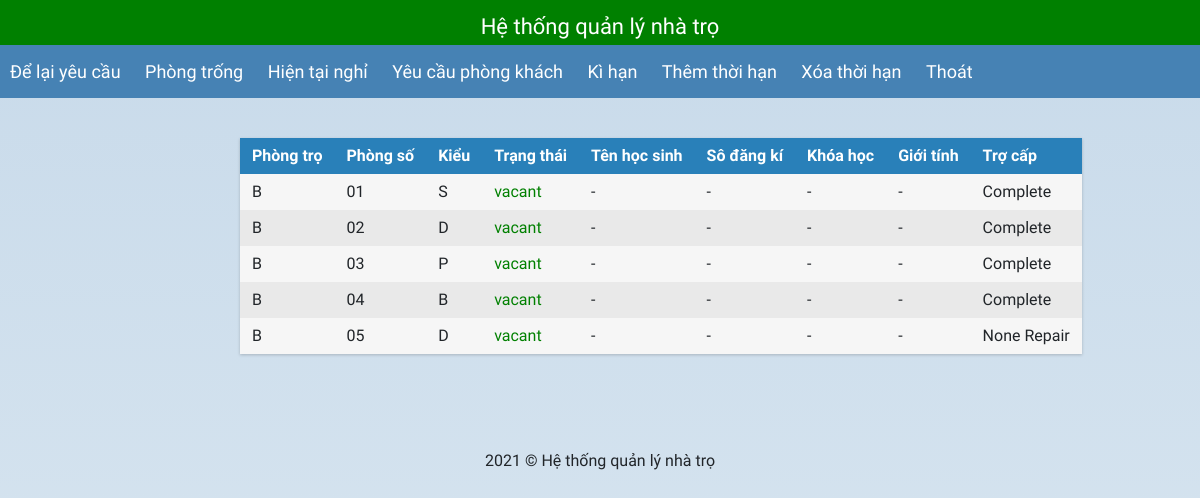
The page /warden_profile/ (signed in) on the database its author committed.
### selection/models.py (models this page shows, shortened)
class Room(models.Model):
    room_choice = [('S', 'Single Occupancy'), ('D', 'Double Occupancy'), ('P', 'Reserved for Research Scholars'),('B', 'Both Single and Double Occupancy')]
    no = models.CharField(max_length=5)
    name = models.CharField(max_length=10)
    room_type = models.CharField(choices=room_choice, max_length=1, default=None)
    vacant = models.BooleanField(default=False)
    hostel = models.ForeignKey('Hostel', on_delete=models.CASCADE)
    repair = models.CharField(max_length=100, blank=True)

class Hostel(models.Model):
    name = models.CharField(max_length=5)
    gender_choices = [('M', 'Male'), ('F', 'Female')]
    gender = models.CharField(
        choices=gender_choices,
        max_length=1,
        default=None,
        null=True)
    course = models.ManyToManyField('Course', default=None, blank=True)
    caretaker = models.CharField(max_length=100, blank=True)

### selection/views.py (the view)
# urls.py: path('warden_profile/', views.warden_profile, name='warden_profile'),
def warden_profile(request):
    user = request.user
    if user is not None:
        if not user.is_warden:
            return HttpResponse('Invalid Login')
        elif user.is_active:
            login(request, user)
            print('True')
            room_list = request.user.warden.hostel.room_set.all().order_by('no')
            context = {'rooms': room_list}
            return render(request, 'warden.html', context)
        else:
            return HttpResponse('Disabled account')
    else:
        return HttpResponse('Invalid Login')

### selection/templates/warden.html
{% extends 'base.html' %}
{% block content %}
    <div class="wrapper">
        <div class="table">
            <div class="row header">
                <div class="cell">
                    Phòng trọ
                </div>
                <div class="cell">
                    Phòng số
                </div>
                <div class="cell">
                    Kiểu
                </div>
                <div class="cell">
                    Trạng thái
                </div>
                <div class="cell">
                    Tên học sinh
                </div>
                <div class="cell">
                    Sô đăng kí
                </div>
                <div class="cell">
                    Khóa học
                </div>
                <div class="cell">
                    Giới tính
                </div>
                <div class="cell">
                    Trợ cấp
                </div>
            </div>
            {% for room in rooms %}
                <div class="row">
                    <div class="cell" data-title="Number">
                        {{ room.hostel.name }}
                    </div>
                    <div class="cell" data-title="Name">
                        {{ room.no }}
                    </div>
                    <div class="cell" data-title="Type">
                        {{ room.room_type }}
                    </div>
                    <div class="cell" style="{% if room.vacant %} color: green {% else %} color :blue {% endif %}" data-title="Status">
                        {% if room.vacant %} vacant {% else %} occupied {% endif %}
                    </div>
                    <div class="cell">
                        {% if room.vacant %}
                            -
                        {% else %}
                            {{ room.student.student_name }}
                        {% endif %}
                    </div>
                     <div class="cell">
                        {% if room.vacant %}
                            -
                        {% else %}
                            {{ room.student.enrollment_no }}
                        {% endif %}
                    </div>
                    <div class="cell">
                        {% if room.vacant %}
                            -
                        {% else %}
                            {{ room.student.course.code }}
                        {% endif %}
                    </div>
                    <div class="cell">
                        {% if room.vacant %}
                            -
                        {% else %}
                            {{ room.student.gender }}
                        {% endif %}
                    </div>
                    <div class="cell">
                        {% if room.repair %}
                             {{ room.repair }}
                        {% else %}
                            -
                        {% endif %}
                    </div>
                </div>
            {% endfor %}
        </div>
    </div>
{% endblock content %}
{% block more_links %}
    <a href="{% url 'leave_admin' %}">
        Để lại yêu cầu
    </a>
    <a href="{% url 'empty_rooms' %}">
        Phòng trống
    </a>
    <a href="{% url 'present_leaves' %}">
        Hiện tại nghỉ
    </a>
    <a href="{% url 'guest_requests' %}">
        Yêu cầu phòng khách
    </a>
    <a href="{% url 'warden_dues' %}">
        Kì hạn
    </a>
    <a href="{% url 'warden_add_due' %}">
        Thêm thời hạn
    </a>
    <a href="{% url 'warden_remove_due' %}">
        Xóa thời hạn
    </a>
    <a href="{% url 'logout' %}">
        Thoát
    </a>
{% endblock more_links %}

### selection/templates/base.html (shortened to what this page needs)
<html>
<head>
    <link rel="stylesheet" href="https://stackpath.bootstrapcdn.com/bootstrap/4.1.3/css/bootstrap.min.css">
       {% load static %}
    <link rel="stylesheet" type="text/css" href="{% static 'selection/style.css' %}">
</head>
<body>
<div class="nav">
    <div class="nav-header">
        <div class="nav-title">
            <a href="{% url 'register' %}">Hệ thống quản lý nhà trọ</a>
        </div>
    </div>
    <div class="nav-links">
        {% block more_links %}
        {% endblock more_links %}
    </div>
</div>
<div >
    {% block content %}
    {% endblock content %}
</div>
<footer>
  <div class="copyright" align="center" >
    2021 © Hệ thống quản lý nhà trọ
  </div>
</footer>
</body>
</html>

### selection/static/selection/style.css (style rules this page uses)
body { font-family: 'Inconsolata', sans-serif; font-style: normal; font-weight: 200; margin: 0px; background: linear-gradient(#c8daea, #dae7f1);  }
a { text-decoration: none; }
* { box-sizing: border-box; }
.nav {  width: 100%; background-color: green; position: relative; z-index: 1; }
.nav > .nav-header { display: inline; width:100%; background-color: green; }
.nav > .nav-header > .nav-title { width: 100%; height: 45px; text-align: center; display: inline-block; font-size: 22px; color: #fff; padding: 10px 10px 10px 10px; width:100%; }
.nav > .nav-links { display: inline; float: right; font-size: 18px; width:100%; background-color: steelblue; margin:auto; }
.nav > .nav-links > a { display: inline-block; padding: 13px 10px 13px 10px; text-decoration: none; color: #fff; }
.nav-title > a { text-decoration:none; color: white; }
.row { margin-top:20px; }
.wrapper { margin: 0 auto; padding: 40px; max-width: 800px; }
.table { margin: 0 0 40px 0; width: 100%; box-shadow: 0 1px 3px rgba(0, 0, 0, 0.2); display: table; }
.row { display: table-row; background: #f6f6f6; }
.row:nth-of-type(odd) { background: #e9e9e9; }
.row.header { font-weight: 900; color: #ffffff; background: #2980b9; }
.cell { white-space: nowrap; padding: 6px 12px; display: table-cell; }
footer { position:fixed; width: 100%; text-align: center; clear: both; }
.copyright { bottom: 0px; width: 100%; padding:15px; text-align: center;   }

### rows shown on the page
Room: hostel.name "B", no "01", room_type "S", vacant "vacant", repair "Complete"
Room: hostel.name "B", no "02", room_type "D", vacant "vacant", repair "Complete"
Room: hostel.name "B", no "03", room_type "P", vacant "vacant", repair "Complete"
Room: hostel.name "B", no "04", room_type "B", vacant "vacant", repair "Complete"
Room: hostel.name "B", no "05", room_type "D", vacant "vacant", repair "None Repair"
